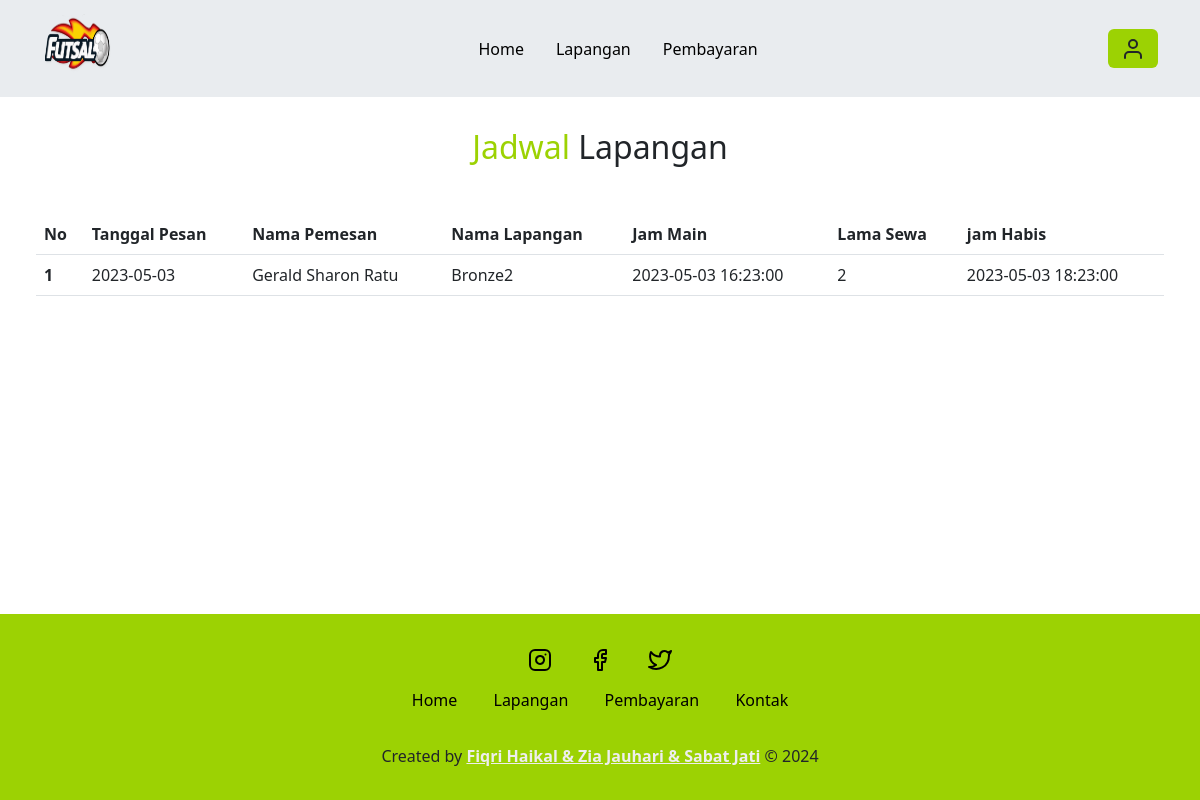
Screenshot of /user/jadwal.php?id=23 (signed in) with the database file from the repository.
### tables this page shows
CREATE TABLE `sewa` (
  `id_sewa` int(11) NOT NULL,
  `id_user` int(11) NOT NULL,
  `id_lapangan` int(11) NOT NULL,
  `tanggal_pesan` date NOT NULL DEFAULT current_timestamp(),
  `lama_sewa` int(11) NOT NULL,
  `jam_mulai` datetime NOT NULL,
  `jam_habis` datetime NOT NULL,
  `harga` int(11) NOT NULL,
  `total` int(11) NOT NULL
);

CREATE TABLE `user` (
  `id_user` int(11) NOT NULL,
  `email` varchar(50) NOT NULL,
  `password` varchar(32) NOT NULL,
  `no_handphone` varchar(20) NOT NULL,
  `jenis_kelamin` varchar(10) NOT NULL,
  `nama_lengkap` varchar(60) NOT NULL,
  `alamat` text NOT NULL,
  `foto` text NOT NULL
);

CREATE TABLE `lapangan` (
  `id_lapangan` int(11) NOT NULL,
  `nama` varchar(35) NOT NULL,
  `keterangan` text NOT NULL,
  `harga` int(11) NOT NULL,
  `foto` text NOT NULL
);

### functions.php (called while the page is built, shortened)
<?php
$conn = mysqli_connect("localhost", "root", "", "putsalan");
function query($query)
{
  global $conn;
  $result = mysqli_query($conn, $query);
  $rows = [];
  while ($row = mysqli_fetch_assoc($result)) {
    $rows[] = $row;
  }
  return $rows;
}

### user/jadwal.php (the view, shortened to what this page needs)
<?php
require "../functions.php";
$id_lpg = $_GET["id"];
$sewa = query("SELECT sewa.*, lapangan.nama, user.nama_lengkap
FROM sewa
JOIN lapangan ON sewa.id_lapangan = lapangan.id_lapangan
LEFT JOIN user ON sewa.id_user = user.id_user
WHERE lapangan.id_lapangan = '$id_lpg'
");
?>
<!doctype html>
<html lang="en">
<head>
  <link rel="stylesheet" href="../style.css">
  <link href="https://cdn.jsdelivr.net/npm/bootstrap@5.3.0-alpha3/dist/css/bootstrap.min.css" rel="stylesheet">
</head>
<body>
  <div class="container ">
    <nav class="navbar fixed-top bg-body-secondary navbar-expand-lg">
      <div class="container">
        <a class="navbar-brand" href="#">
          <img src="../logo.png" alt="Logo" width="70" height="70" class="d-inline-block align-text-top">
        </a>
        <div class="collapse navbar-collapse" id="navbarSupportedContent">
          <ul class="navbar-nav mx-auto mb-2 mb-lg-0">
            <li class="nav-item ">
              <a class="nav-link active" aria-current="page" href="../index.php">Home</a>
            </li>
            <li class="nav-item">
              <a class="nav-link active" aria-current="page" href="lapangan.php">Lapangan</a>
            </li>
            <li class="nav-item">
              <a class="nav-link active" aria-current="page" href="bayar.php">Pembayaran</a>
            </li>
          </ul>
          <?php
          if (isset($_SESSION['id_user'])) {
            echo '<a href="" data-bs-toggle="modal" data-bs-target="#profilModal" class="btn btn-inti"><i data-feather="user"></i></a>';
          } else {
            echo '<a href="login.php" class="btn btn-inti" type="submit">Login</a>';
          }
          ?>
        </div>
      </div>
    </nav>
  </div>
  <section class="lapangan mb-5" id="lapangan">
    <div class="container-fluid">
      <h2 class="text-head"><span>Jadwal</span> Lapangan </h2>
      <form action="" method="post" class="px-4">
        <table class="table my-5">
          <thead>
            <tr>
              <th scope="col">No</th>
              <th scope="col">Tanggal Pesan</th>
              <th scope="col">Nama Pemesan</th>
              <th scope="col">Nama Lapangan</th>
              <th scope="col">Jam Main</th>
              <th scope="col">Lama Sewa</th>
              <th scope="col">jam Habis</th>
            </tr>
          </thead>
          <tbody>
            <?php $i = 1; ?>
            <?php foreach ($sewa as $row) : ?>
              <tr>
                <th scope="row"><?= $i++; ?></th>
                <td><?= $row["tanggal_pesan"] ?></td>
                <td><?= $row["nama_lengkap"] ?></td>
                <td><?= $row["nama"] ?></td>
                <td><?= $row["jam_mulai"] ?></td>
                <td><?= $row["lama_sewa"] ?></td>
                <td><?= $row["jam_habis"] ?></td>
              </tr>
            <?php endforeach; ?>
          </tbody>
        </table>
      </form>
    </div>
  </section>
  <footer class="fixed-bottom py-3 mt-5">
    <div class="social">
      <a href="#"><i data-feather="instagram"></i></a>
      <a href="#"><i data-feather="facebook"></i></a>
      <a href="#"><i data-feather="twitter"></i></a>
    </div>
    <div class="links">
      <a href="#home">Home</a>
      <a href="#about">Lapangan</a>
      <a href="#menu">Pembayaran</a>
      <a href="#contact">Kontak</a>
    </div>
    <div class="credit">
      <p>Created by <a href="#">Fiqri Haikal & Zia Jauhari & Sabat Jati</a> &copy; 2024</p>
    </div>
  </footer>
</body>
</html>

### style.css (style rules this page uses)
:root { --primary: #9cd203; --hover: #79a300; --bg: #eeeeee; }
.text-head { margin-top: 8rem; }
.btn-inti { background-color: var(--primary) !important; }
.nav-item { margin: 3px !important; padding: 5px; }
.about h2, .pembayaran h2, .contact h2, .lapangan h2 { text-align: center; font-size: 2rem; margin-bottom: 3rem; }
.about h2 span, .pembayaran h2 span, .contact h2 span, .lapangan h2 span { color: var(--primary); }
footer { background-color: var(--primary); text-align: center; margin-top: 3rem; padding-bottom: 3rem; }
footer .social { padding: 1rem 0; }
footer .social a { color: black; margin: 1rem; }
footer .links { margin-bottom: 2rem; }
footer .links a { color: black; padding: 0.7rem 1rem; text-decoration: none; }
footer .credit a { color: var(--bg); font-weight: 700; }

### rows the page displays
sewa: tanggal_pesan "2023-05-03", id_user.nama_lengkap "Gerald Sharon Ratu", id_lapangan.nama "Bronze2", jam_mulai "2023-05-03 16:23:00", lama_sewa "2", jam_habis "2023-05-03 18:23:00"
